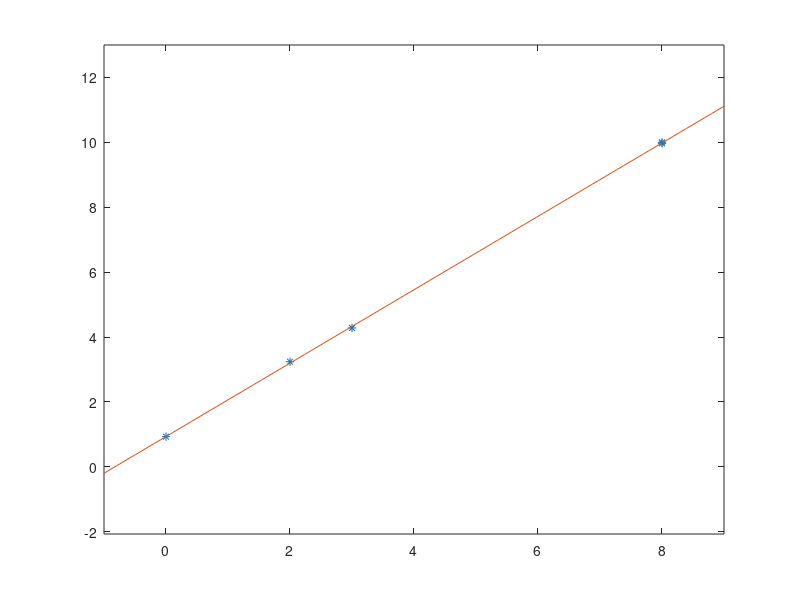

This figure's MATLAB source:
clear; 
close ;
clf ;

t = [0 2 3 8 8]' ;
f = [93 324 428 997 1000]' / 100 ;

plot(t,f,'*') ;
xlim([min(t)-1, max(t)+1]) ;
ylim([min(f)-3, max(f)+3]) ;

% polyfit
p = polyfit(t, f, 1) ;
ertek= polyval(p, 10)

v = polyval(p, t) - f ;
delta = v'*v

xx = linspace(min(t)-1, max(t)+1) ;
hold on ;
plot(xx, polyval(p, xx)) ;


A = [ ones(size(t)), t ] ;
alfa = A'*A \ A'*f ;

[flip(alfa), p']

% F = @(x) alfa(1) + alfa(2)*sin(pi*x) + alfa(3)*cos(pi*x);
F = @(x) alfa(1) + alfa(2)*x ;

F(10)

% xx = linspace(min(t)-1, max(t)+1) ;
% hold on ;
% plot(xx, F(xx)) ;


% M= A'A
M = [length(t), sum(t); sum(t), sum(t.^2)] ;
alfa = M \ [sum(f); sum(t.*f)]









